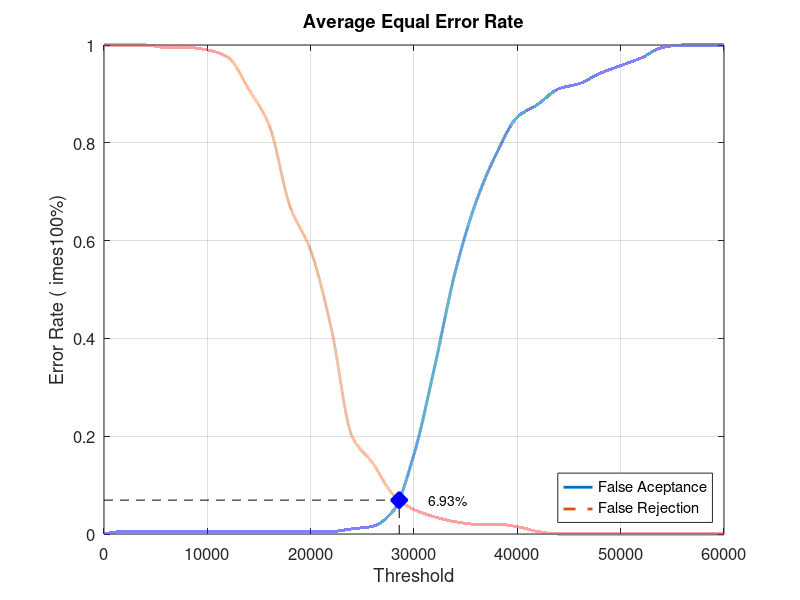
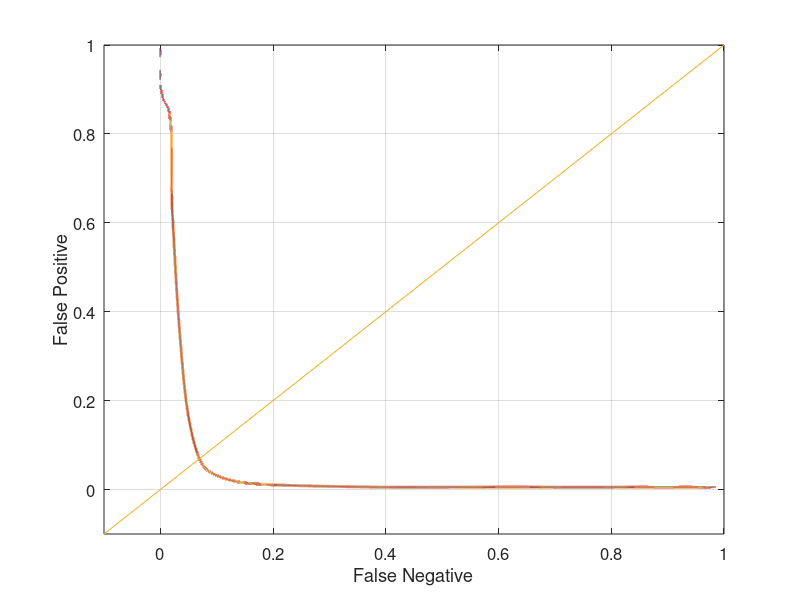

Source code (MATLAB) for these figures, in order:
close all;
clear;
clc;
x = 0:2000:60000;
xq = 0:0.5:60000;

y0 = [0 0.00526316 0.00526316 0.00526316 0.00526316 0.00526316 0.00526316 0.00526316 0.00526316 0.00526316 0.00526316 0.00526316 0.0105263 0.0157895 0.0473684 0.163158 0.342105 0.536842 0.678947 0.778947 0.852632 0.878947 0.910526 0.921053 0.942105 0.957895 0.973684 0.994737 1 1 1]
yy0 = interp1(x, y0, xq, 'pchip');
y1 = [1 1 1 0.995 0.995 0.99 0.975 0.91 0.835 0.67 0.58 0.42 0.2 0.145 0.08 0.05 0.035 0.025 0.02 0.02 0.015 0.005 0 0 0 0 0 0 0 0 0]
yy1 = interp1(x, y1, xq, 'pchip');

% Calculating EER: 
y2 = abs(y0 - y1);
find(y2 == min(y2))
yy2 = abs(yy0 - yy1);
xEER = find(yy2 == min(yy2));
xEERIndex = xq(xEER) % X-axis EER
yEER = yy0(xEER) % Y-axis EER

main = figure
plot(xq, yy0,'-','LineWidth', 2);	hold on
plot(xq, yy1,'--','LineWidth', 2);	hold on
plot([xEERIndex xEERIndex], [0 yEER], 'k--');	hold on
plot([0 xEERIndex], [yEER yEER], 'k--');	hold on
plot(xEERIndex, yEER, 'bx', 'LineWidth', 10);	hold on
text(xEERIndex + 10 * xEERIndex / 100, yEER, [num2str(round((10000 * yEER)) / 100) '%'])
legend('False Aceptance', 'False Rejection', 'Location', 'SouthEast')
xlabel('Threshold')
ylabel('Error Rate (	imes100%)')
title('Average Equal Error Rate')
set(gca, 'FontSize', 12)
axis([0 60000 0 1])
grid on

print(main, 'Database3_2Main', '-dpng');
FNRxFPR = figure('Color', [1 1 1]);
plot(yy1, yy0, '-', yy1, yy0, 'LineWidth', 2);
hold on
y = -0.1:0.1:1
plot(y, y); 
set(gca, 'FontSize', 12)
xlabel('False Negative')
ylabel('False Positive')
axis([-0.1 1 -0.1 1])
set(gca, 'FontSize', 12)
grid on

print(FNRxFPR, 'Database3_2FNRxFPR','-dpng');
